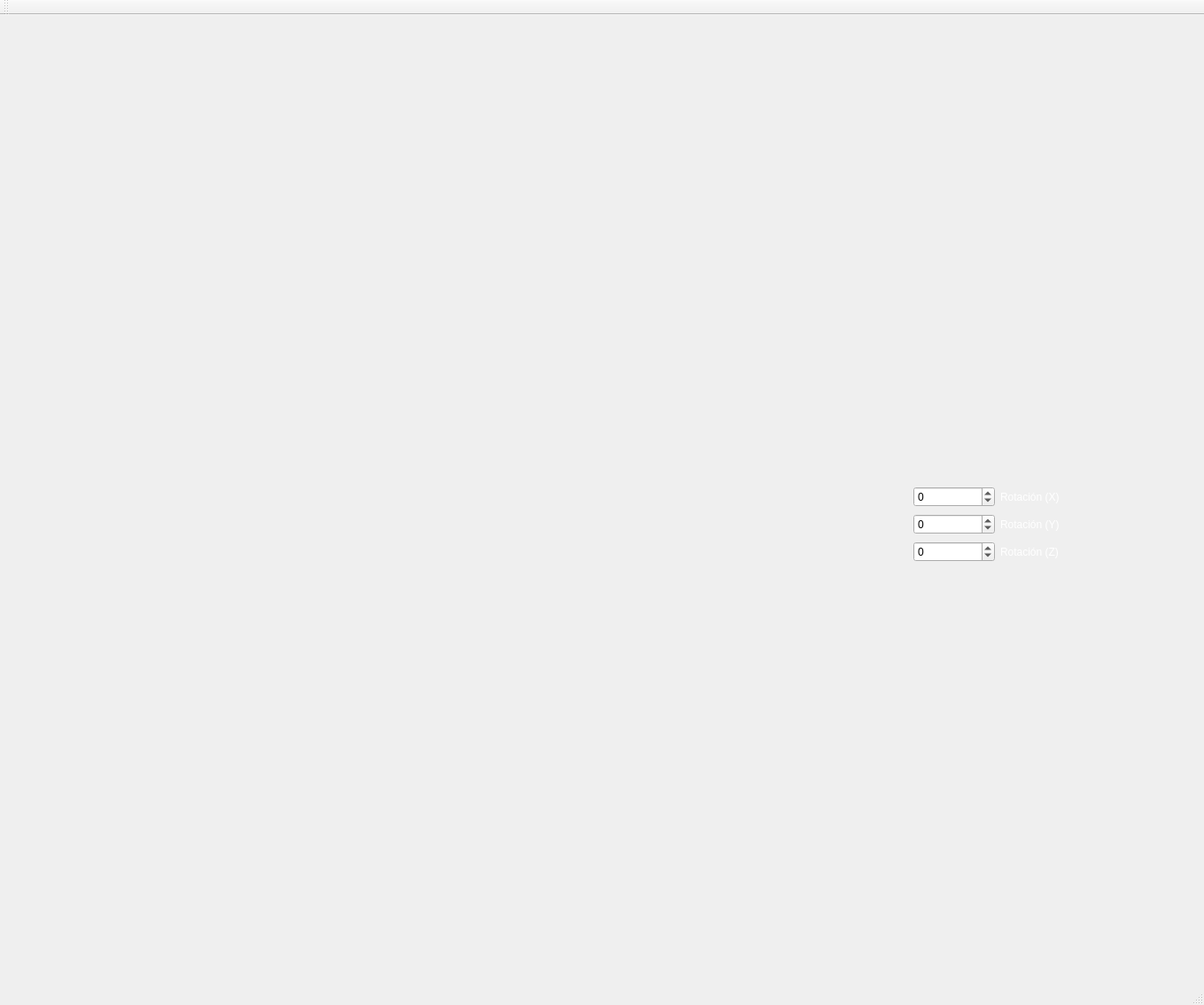
<?xml version="1.0" encoding="UTF-8"?>
<ui version="4.0">
 <class>MainWindow</class>
 <widget class="QMainWindow" name="MainWindow">
  <property name="geometry">
   <rect>
    <x>0</x>
    <y>0</y>
    <width>1359</width>
    <height>1134</height>
   </rect>
  </property>
  <property name="windowTitle">
   <string>MainWindow</string>
  </property>
  <widget class="QWidget" name="centralWidget">
   <widget class="QWidget" name="verticalLayoutWidget">
    <property name="geometry">
     <rect>
      <x>1020</x>
      <y>520</y>
      <width>211</width>
      <height>109</height>
     </rect>
    </property>
    <layout class="QVBoxLayout" name="verticalLayout">
     <item>
      <layout class="QHBoxLayout" name="horizontalLayout_5">
       <item>
        <widget class="QSpinBox" name="spinBox_4">
         <property name="minimum">
          <number>-360</number>
         </property>
         <property name="maximum">
          <number>360</number>
         </property>
         <property name="singleStep">
          <number>12</number>
         </property>
        </widget>
       </item>
       <item>
        <widget class="QLabel" name="label_6">
         <property name="palette">
          <palette>
           <active>
            <colorrole role="WindowText">
             <brush brushstyle="SolidPattern">
              <color alpha="255">
               <red>255</red>
               <green>255</green>
               <blue>255</blue>
              </color>
             </brush>
            </colorrole>
           </active>
           <inactive>
            <colorrole role="WindowText">
             <brush brushstyle="SolidPattern">
              <color alpha="255">
               <red>255</red>
               <green>255</green>
               <blue>255</blue>
              </color>
             </brush>
            </colorrole>
           </inactive>
           <disabled>
            <colorrole role="WindowText">
             <brush brushstyle="SolidPattern">
              <color alpha="255">
               <red>190</red>
               <green>190</green>
               <blue>190</blue>
              </color>
             </brush>
            </colorrole>
           </disabled>
          </palette>
         </property>
         <property name="text">
          <string>Rotación (X)</string>
         </property>
        </widget>
       </item>
      </layout>
     </item>
     <item>
      <layout class="QHBoxLayout" name="horizontalLayout_4">
       <item>
        <widget class="QSpinBox" name="spinBox_3">
         <property name="minimum">
          <number>-360</number>
         </property>
         <property name="maximum">
          <number>360</number>
         </property>
         <property name="singleStep">
          <number>12</number>
         </property>
        </widget>
       </item>
       <item>
        <widget class="QLabel" name="label_4">
         <property name="palette">
          <palette>
           <active>
            <colorrole role="WindowText">
             <brush brushstyle="SolidPattern">
              <color alpha="255">
               <red>255</red>
               <green>255</green>
               <blue>255</blue>
              </color>
             </brush>
            </colorrole>
           </active>
           <inactive>
            <colorrole role="WindowText">
             <brush brushstyle="SolidPattern">
              <color alpha="255">
               <red>255</red>
               <green>255</green>
               <blue>255</blue>
              </color>
             </brush>
            </colorrole>
           </inactive>
           <disabled>
            <colorrole role="WindowText">
             <brush brushstyle="SolidPattern">
              <color alpha="255">
               <red>190</red>
               <green>190</green>
               <blue>190</blue>
              </color>
             </brush>
            </colorrole>
           </disabled>
          </palette>
         </property>
         <property name="text">
          <string>Rotación (Y)</string>
         </property>
        </widget>
       </item>
      </layout>
     </item>
     <item>
      <layout class="QHBoxLayout" name="horizontalLayout_6">
       <item>
        <widget class="QSpinBox" name="spinBox_5">
         <property name="minimum">
          <number>-360</number>
         </property>
         <property name="maximum">
          <number>360</number>
         </property>
         <property name="singleStep">
          <number>12</number>
         </property>
        </widget>
       </item>
       <item>
        <widget class="QLabel" name="label_8">
         <property name="palette">
          <palette>
           <active>
            <colorrole role="WindowText">
             <brush brushstyle="SolidPattern">
              <color alpha="255">
               <red>255</red>
               <green>255</green>
               <blue>255</blue>
              </color>
             </brush>
            </colorrole>
           </active>
           <inactive>
            <colorrole role="WindowText">
             <brush brushstyle="SolidPattern">
              <color alpha="255">
               <red>255</red>
               <green>255</green>
               <blue>255</blue>
              </color>
             </brush>
            </colorrole>
           </inactive>
           <disabled>
            <colorrole role="WindowText">
             <brush brushstyle="SolidPattern">
              <color alpha="255">
               <red>190</red>
               <green>190</green>
               <blue>190</blue>
              </color>
             </brush>
            </colorrole>
           </disabled>
          </palette>
         </property>
         <property name="text">
          <string>Rotación (Z)</string>
         </property>
        </widget>
       </item>
      </layout>
     </item>
    </layout>
   </widget>
   <widget class="renderObj" name="widget" native="true">
    <property name="geometry">
     <rect>
      <x>20</x>
      <y>10</y>
      <width>961</width>
      <height>1051</height>
     </rect>
    </property>
   </widget>
  </widget>
  <widget class="QMenuBar" name="menuBar">
   <property name="geometry">
    <rect>
     <x>0</x>
     <y>0</y>
     <width>1359</width>
     <height>25</height>
    </rect>
   </property>
  </widget>
  <widget class="QToolBar" name="mainToolBar">
   <attribute name="toolBarArea">
    <enum>TopToolBarArea</enum>
   </attribute>
   <attribute name="toolBarBreak">
    <bool>false</bool>
   </attribute>
  </widget>
  <widget class="QStatusBar" name="statusBar"/>
 </widget>
 <layoutdefault spacing="6" margin="11"/>
 <customwidgets>
  <customwidget>
   <class>renderObj</class>
   <extends>QWidget</extends>
   <header location="global">renderObj.h</header>
   <container>1</container>
  </customwidget>
 </customwidgets>
 <resources/>
 <connections>
  <connection>
   <sender>spinBox_4</sender>
   <signal>valueChanged(int)</signal>
   <receiver>MainWindow</receiver>
   <slot>RotateX(int)</slot>
   <hints>
    <hint type="sourcelabel">
     <x>1065</x>
     <y>590</y>
    </hint>
    <hint type="destinationlabel">
     <x>606</x>
     <y>215</y>
    </hint>
   </hints>
  </connection>
  <connection>
   <sender>spinBox_3</sender>
   <signal>valueChanged(int)</signal>
   <receiver>MainWindow</receiver>
   <slot>RotateY(int)</slot>
   <hints>
    <hint type="sourcelabel">
     <x>1022</x>
     <y>632</y>
    </hint>
    <hint type="destinationlabel">
     <x>344</x>
     <y>319</y>
    </hint>
   </hints>
  </connection>
  <connection>
   <sender>spinBox_5</sender>
   <signal>valueChanged(int)</signal>
   <receiver>MainWindow</receiver>
   <slot>RotateZ(int)</slot>
   <hints>
    <hint type="sourcelabel">
     <x>1033</x>
     <y>670</y>
    </hint>
    <hint type="destinationlabel">
     <x>314</x>
     <y>375</y>
    </hint>
   </hints>
  </connection>
 </connections>
 <slots>
  <slot>RotateX(int)</slot>
  <slot>RotateY(int)</slot>
  <slot>RotateZ(int)</slot>
  <slot>Poligonos()</slot>
  <slot>Puntos()</slot>
  <slot>Phong()</slot>
  <slot>Gouraud()</slot>
  <slot>Mallas()</slot>
  <slot>Textura()</slot>
  <slot>ChooseTextura(int)</slot>
 </slots>
</ui>
